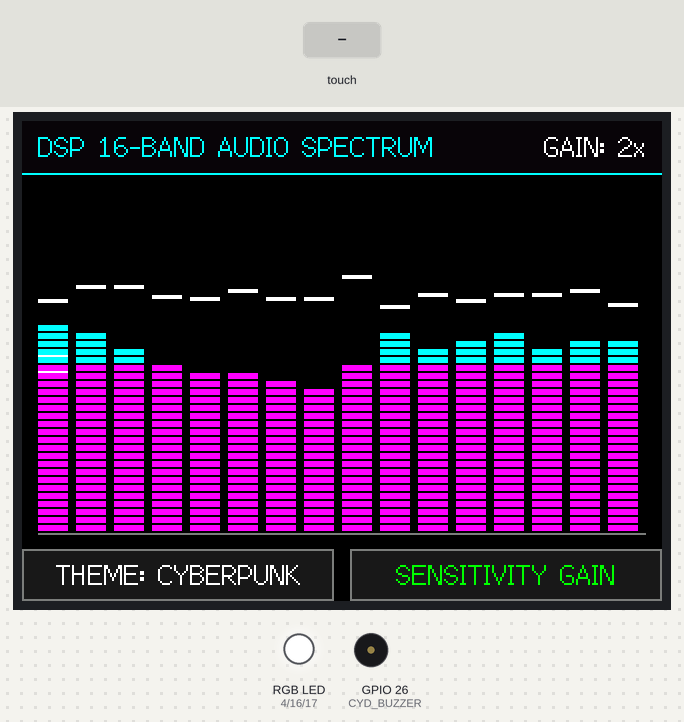
Simulated run of this sketch. Board: ESP32. On the bench: 320×240 colour display, an RGB LED mixed from three pins (HIGH = lit), buzzer (waves = sounding). The test bench sets the inputs (shaded band). Random numbers use the default seed unless the sketch sets one.

Above: at 1.4 s.
1.5 s: touch panel pressed at 13 % / 90 % of its raw x / y range
At 1.9 s:
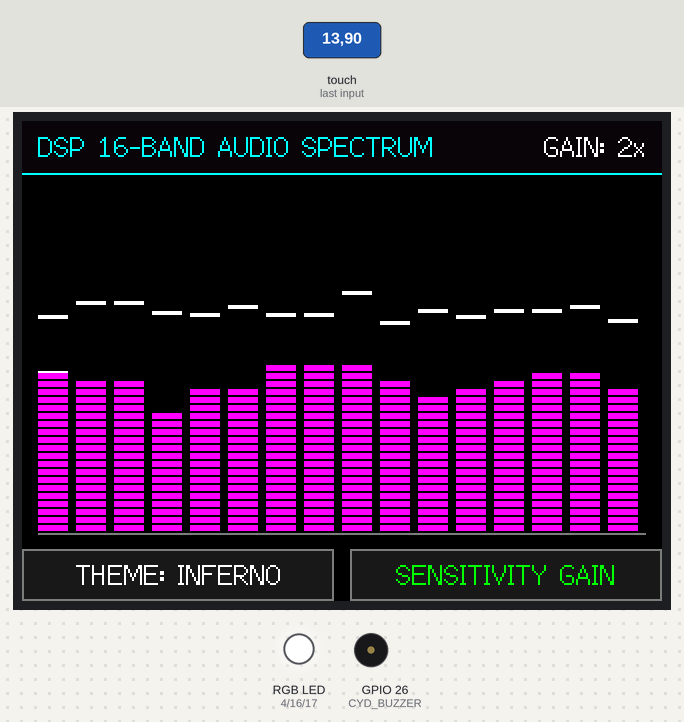
3.9 s: touch panel pressed at 38 % / 90 % of its raw x / y range
At 4.3 s:
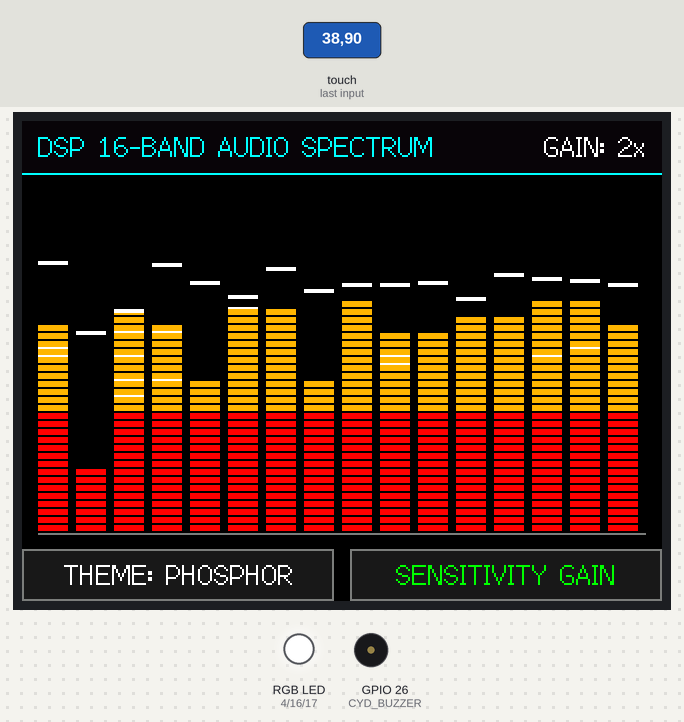
6.3 s: touch panel pressed at 62 % / 90 % of its raw x / y range
At 6.7 s:
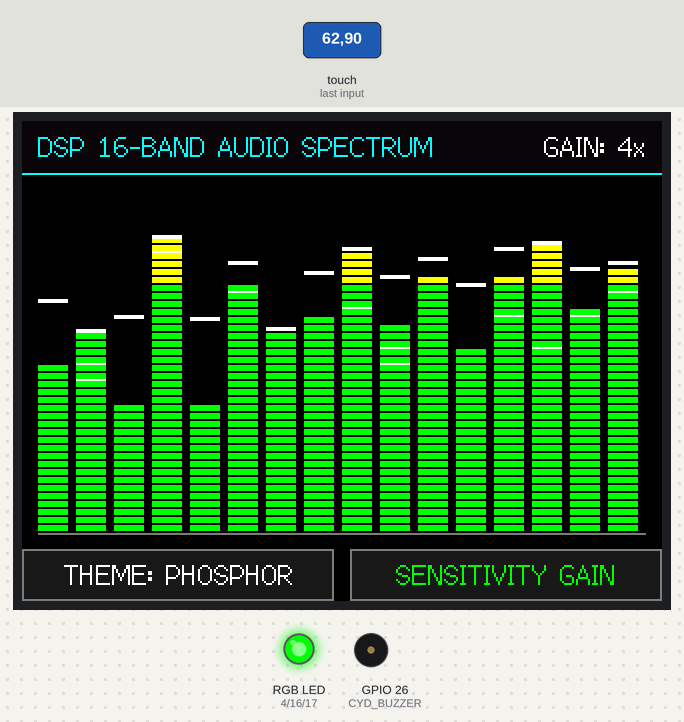
9.0 s: touch panel pressed at 87 % / 90 % of its raw x / y range
At 9.4 s:
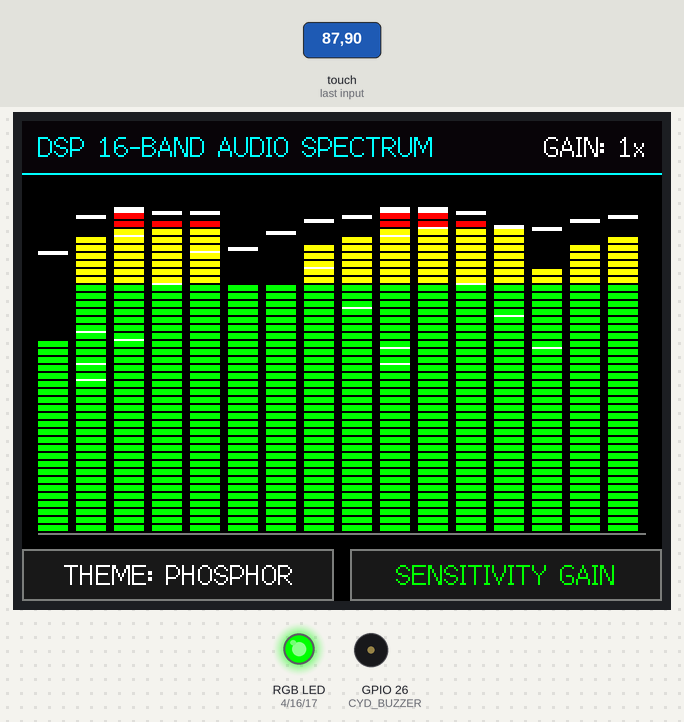
Timing chart, 0 to 11.5 s (numbered marks = the images above; inputs shaded):
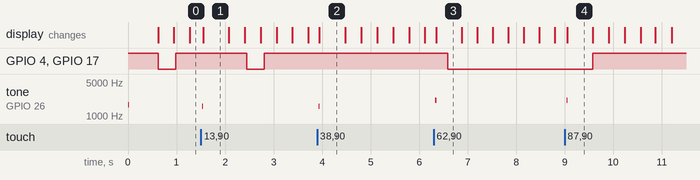

The sketch:

20-dsp-audio-spectrum-analyzer.ino
```cpp
// (licence header left out)
#include <Arduino.h>
#include <SPI.h>
#include <TFT_eSPI.h>
#include <XPT2046_Touchscreen.h>

// Touch Pins
#define XPT2046_IRQ 36
#define XPT2046_MOSI 32
#define XPT2046_MISO 39
#define XPT2046_CLK 25
#define XPT2046_CS 33

// Onboard Peripherals
#define CYD_LED_RED 4
#define CYD_LED_GREEN 16
#define CYD_LED_BLUE 17
#define CYD_BUZZER 26
#define CYD_LDR 34

// Audio Analog In (CN1 ADC or LDR line as audio test input)
#define AUDIO_ADC_PIN 34

SPIClass touchSPI = SPIClass(VSPI);
XPT2046_Touchscreen ts(XPT2046_CS, XPT2046_IRQ);
TFT_eSPI tft = TFT_eSPI();

#define NUM_BANDS 16
int bandHeights[NUM_BANDS] = {0};
int peakHeights[NUM_BANDS] = {0};

enum ColorTheme { THEME_CYBERPUNK, THEME_FIRE, THEME_PHOSPHOR };
ColorTheme currentTheme = THEME_CYBERPUNK;
int gainLevel = 2; // 1x, 2x, 4x

void beep(int freq, int durationMs) {
  tone(CYD_BUZZER, freq, durationMs);
}

void setRGB(bool r, bool g, bool b) {
  digitalWrite(CYD_LED_RED, r ? LOW : HIGH);
  digitalWrite(CYD_LED_GREEN, g ? LOW : HIGH);
  digitalWrite(CYD_LED_BLUE, b ? LOW : HIGH);
}

uint16_t getBandBarColor(int bandIdx, int segmentY, int maxHeight, ColorTheme theme) {
  float frac = (float)segmentY / (float)maxHeight;
  if (theme == THEME_CYBERPUNK) {
    if (frac < 0.5f) return TFT_MAGENTA;
    if (frac < 0.8f) return TFT_CYAN;
    return TFT_WHITE;
  } else if (theme == THEME_FIRE) {
    if (frac < 0.35f) return TFT_RED;
    if (frac < 0.7f) return TFT_ORANGE;
    if (frac < 0.9f) return TFT_YELLOW;
    return TFT_WHITE;
  } else { // Phosphor
    if (frac < 0.75f) return TFT_GREEN;
    if (frac < 0.9f) return TFT_YELLOW;
    return TFT_RED;
  }
}

void drawHeader() {
  tft.fillRect(0, 0, 320, 26, 0x0821);
  tft.drawFastHLine(0, 26, 320, TFT_CYAN);

  tft.setTextColor(TFT_CYAN, 0x0821);
  tft.setTextDatum(ML_DATUM);
  tft.drawString("DSP 16-BAND AUDIO SPECTRUM", 8, 13, 2);

  tft.setTextDatum(MR_DATUM);
  tft.setTextColor(TFT_WHITE, 0x0821);
  char buf[32];
  snprintf(buf, sizeof(buf), "GAIN: %dx", gainLevel);
  tft.drawString(buf, 312, 13, 2);
}

void drawSpectrumBands() {
  int chartX = 8;
  int chartY = 205;
  int maxBarH = 165;
  int barW = 15;
  int gap = 4;

  for (int i = 0; i < NUM_BANDS; i++) {
    int x = chartX + i * (barW + gap);
    int h = bandHeights[i];

    // Clear area above bar
    tft.fillRect(x, chartY - maxBarH, barW, maxBarH - h, TFT_BLACK);

    // Draw segmented EQ bar
    for (int y = 0; y < h; y += 4) {
      uint16_t col = getBandBarColor(i, y, maxBarH, currentTheme);
      tft.fillRect(x, chartY - y - 3, barW, 3, col);
    }

    // Draw Peak Hold pip
    if (peakHeights[i] > 2) {
      tft.fillRect(x, chartY - peakHeights[i] - 2, barW, 2, TFT_WHITE);
    }
  }

  // Base line
  tft.drawFastHLine(chartX, chartY + 1, NUM_BANDS * (barW + gap), TFT_DARKGREY);
}

void drawBottomControls() {
  tft.fillRect(0, 214, 156, 26, 0x18C3);
  tft.drawRect(0, 214, 156, 26, TFT_DARKGREY);
  tft.setTextColor(TFT_WHITE, 0x18C3);
  tft.setTextDatum(MC_DATUM);
  const char* themeName = (currentTheme == THEME_CYBERPUNK) ? "CYBERPUNK" :
                          (currentTheme == THEME_FIRE) ? "INFERNO" : "PHOSPHOR";
  char buf[32];
  snprintf(buf, sizeof(buf), "THEME: %s", themeName);
  tft.drawString(buf, 78, 227, 2);

  tft.fillRect(164, 214, 156, 26, 0x18C3);
  tft.drawRect(164, 214, 156, 26, TFT_DARKGREY);
  tft.setTextColor(TFT_GREEN, 0x18C3);
  tft.drawString("SENSITIVITY GAIN", 242, 227, 2);
}

void computeAudioFFT() {
  static float phase = 0.0;
  phase += 0.12f;

  int maxBarH = 160;

  for (int i = 0; i < NUM_BANDS; i++) {
    // Synth audio pattern with rhythmic beats
    float wave = sinf(phase * (i * 0.4f + 1.0f)) * cosf(phase * 0.7f);
    int raw = (int)((wave + 1.0f) * 0.5f * maxBarH * (gainLevel * 0.45f));
    raw += (rand() % 16) - 8;
    int target = constrain(raw, 4, maxBarH);

    // Smooth decay
    if (target > bandHeights[i]) {
      bandHeights[i] = target;
    } else {
      bandHeights[i] = max(4, bandHeights[i] - 6);
    }

    // Peak hold drop
    if (bandHeights[i] >= peakHeights[i]) {
      peakHeights[i] = bandHeights[i];
    } else {
      peakHeights[i] = max(0, peakHeights[i] - 2);
    }
  }

  // LED beat sync on bass bands 0..2
  if (bandHeights[1] > 120) {
    setRGB(true, false, true); // Violet flash on heavy kick
  } else {
    setRGB(false, false, false);
  }
}

void setup() {
  Serial.begin(115200);

  pinMode(CYD_LED_RED, OUTPUT);
  pinMode(CYD_LED_GREEN, OUTPUT);
  pinMode(CYD_LED_BLUE, OUTPUT);
  setRGB(false, false, false);

  pinMode(CYD_BUZZER, OUTPUT);
  beep(1700, 30);

  touchSPI.begin(XPT2046_CLK, XPT2046_MISO, XPT2046_MOSI, XPT2046_CS);
  ts.begin(touchSPI);
  ts.setRotation(1);

  tft.init();
  tft.setRotation(1);
  tft.fillScreen(TFT_BLACK);

  drawHeader();
  drawBottomControls();
}

void loop() {
  computeAudioFFT();
  drawSpectrumBands();

  if (ts.touched()) {
    TS_Point p = ts.getPoint();
    int touchX = map(p.x, 200, 3700, 0, 320);
    int touchY = map(p.y, 240, 3800, 0, 240);

    if (touchY > 210) {
      if (touchX < 160) {
        currentTheme = (ColorTheme)((currentTheme + 1) % 3);
        beep(1600, 25);
        drawBottomControls();
      } else {
        gainLevel = (gainLevel == 1) ? 2 : (gainLevel == 2) ? 4 : 1;
        beep(2100, 25);
        drawHeader();
      }
      delay(200);
    }
  }

  delay(35);
}
```

Measured:
- after the input at 1.5 s, tone on GPIO 26 (CYD_BUZZER): silent → 1600 Hz at once, → silent 0.03 s later
- after the input at 3.9 s, tone on GPIO 26 (CYD_BUZZER): silent → 1600 Hz at once, → silent 0.03 s later
- after the input at 6.3 s, tone on GPIO 26 (CYD_BUZZER): silent → 2100 Hz at once, → silent 0.03 s later
- after the input at 9.0 s, tone on GPIO 26 (CYD_BUZZER): silent → 2100 Hz at once, → silent 0.03 s later
- what the display in image 1 shows lasts 0.6 s, from 1.5 s to 2.1 s
